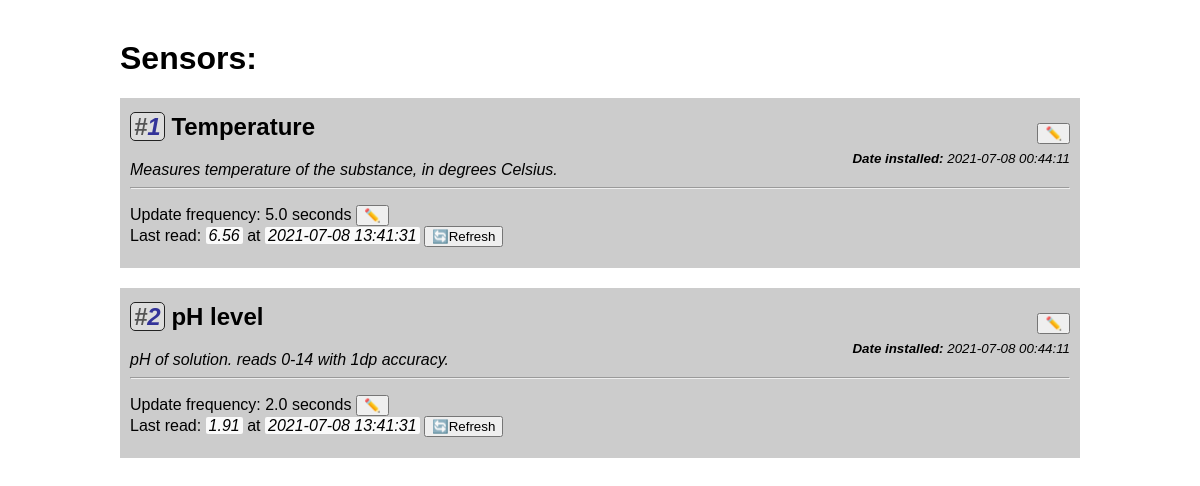
The page /sensors (signed in) on the database its author committed.
### tables this page shows
CREATE TABLE 'sensors' (
'id' INTEGER DEFAULT NULL PRIMARY KEY AUTOINCREMENT,
'name' TEXT DEFAULT 'New sensor',
'description' TEXT DEFAULT NULL,
'update_frequency' INTEGER DEFAULT 10, -- in deciseconds (*10ms)
'date_installed' INTEGER DEFAULT (strftime('%s','now'))
);

CREATE TABLE 'log' (
'id' INTEGER DEFAULT NULL PRIMARY KEY AUTOINCREMENT,
'timestamp' INTEGER DEFAULT (strftime('%s','now')),
'sensor' INTEGER DEFAULT NULL REFERENCES 'sensors' ('id'),
'value' REAL DEFAULT NULL,
'source_user' INTEGER DEFAULT NULL REFERENCES 'users' ('id')
);

### admin/panels.py (the view)
@admin_bp.route('/sensors')
@authenticate("MANAGE_SENSORS")
def sensor_control():
    sensors = list( map(list, get_all_sensors()) ) # get all sensors, as list of lists (not of tuples)
    print(sensors)
    for sensor in sensors:
        print(sensor[0])
        last_read_timestamp, last_value = get_recent_reading(sensor[0])
        sensor.append(last_value)
        sensor.append(last_read_timestamp)
    return render_template('sensors.html', sensors=sensors)

### api/logs.py (called while the page is built)
def get_recent_reading(sensor_id):
    with sqlite3.connect(DATABASE_PATH) as con:
        cur = con.cursor()
        cur.execute("SELECT datetime(timestamp, 'unixepoch', 'localtime'), value FROM log WHERE sensor = ? ORDER BY timestamp DESC LIMIT 1", [sensor_id])
        log = cur.fetchone()
    return log

### api/sensors.py (called while the page is built)
def get_all_sensors():
    with sqlite3.connect(DATABASE_PATH) as con:
        cur = con.cursor()
        cur.execute("SELECT id, name, description, datetime(date_installed, 'unixepoch', 'localtime') as date_installed, update_frequency FROM sensors")
        sensors = cur.fetchall()
    return sensors

### user/auth.py (called while the page is built)
def user_has_permissions(userID, permissionIDs, mode='all'):
    with sqlite3.connect(DATABASE_PATH) as con:
        cur = con.cursor()
        statement = "SELECT COUNT() FROM user_permissions WHERE user_id = ? AND permission_id IN ("+("?,"*len(permissionIDs))[:-1]+")"
        cur.execute(statement, [userID]+permissionIDs)
        result = cur.fetchone()[0]
        if mode == 'any':
            return result > 0
        if mode == 'all':
            return result == len(permissionIDs)

def get_permissionid(permission_name):
    with sqlite3.connect(DATABASE_PATH) as con:
        cur = con.cursor()
        cur.execute("SELECT id FROM permissions WHERE permission_name = ?", [permission_name])
        id = cur.fetchone()
    return id[0]

### admin/templates/sensors.html (shortened to what this page needs)
<h1>Sensors:</h1>
{% for id, name, description, timestamp, update_frequency, last_value, last_timestamp in sensors %}
<div class="sensor">
    <div>
        <button class="editbutton" onclick="editMetadata(this)">✏️</button>
        <h2>
            <span class="id_indicator">
                <span class="hashtag">#</span>{{id}}</span>
            <span class="name">{{name}}</span>
        </h2>
        <div class="installdate">
            <i><small>
                <b>Date installed:</b>
                <span class="timestamp">{{timestamp}}</span>
            </small></i>
        </div>
        <em>{{description}}</em>
    </div>
    <hr>
    <p>
        <div>
            Update frequency: <span class="text_{{id}}"></span>
            <button onclick="editFreq(this)">✏️</button>
            <br>
            <div id="latest_{{id}}">
                Last read:
                <span class="variable">{{last_value}}</span>
                at
                <span class="variable">{{last_timestamp}}</span>
                <button onclick="refresh(this)">🔄Refresh</button>
            </div>
        </div>
    </p>
</div>
{% endfor %}

### admin/templates/sensors.html (style rules this page uses)
.sensor { background-color: #ccc; padding: 5px 10px; margin-bottom: 20px; }
.sensor .id_indicator { font-style: oblique; color: #339; border: 1px solid #222; border-radius: 5px; padding: 0px 3px; background-color: #ddd; }
.id_indicator .hashtag { color: #555; }
.sensor h2 { margin-top:10px; }
.installdate { float:right; margin-top:-10px; }
.editbutton { float:right; margin-top: 10px; }
.variable { font-style: italic; border-radius: 2px; padding: 0px 3px; background-color: #fafafa; }

### rows shown on the page
sensors: sensors "Temperature", sensors "Measures temperature of the substance, in degrees Celsius."
log: sensors "6.56"
sensors: sensors "pH level", sensors "pH of solution. reads 0-14 with 1dp accuracy."
log: sensors "1.91"

### other values the page prints
{{ id }} "1" "2"
{{ timestamp }} "2021-07-08 00:44:11" "2021-07-08 00:44:11"
{{ last_timestamp }} "2021-07-08 13:41:31" "2021-07-08 13:41:31"
